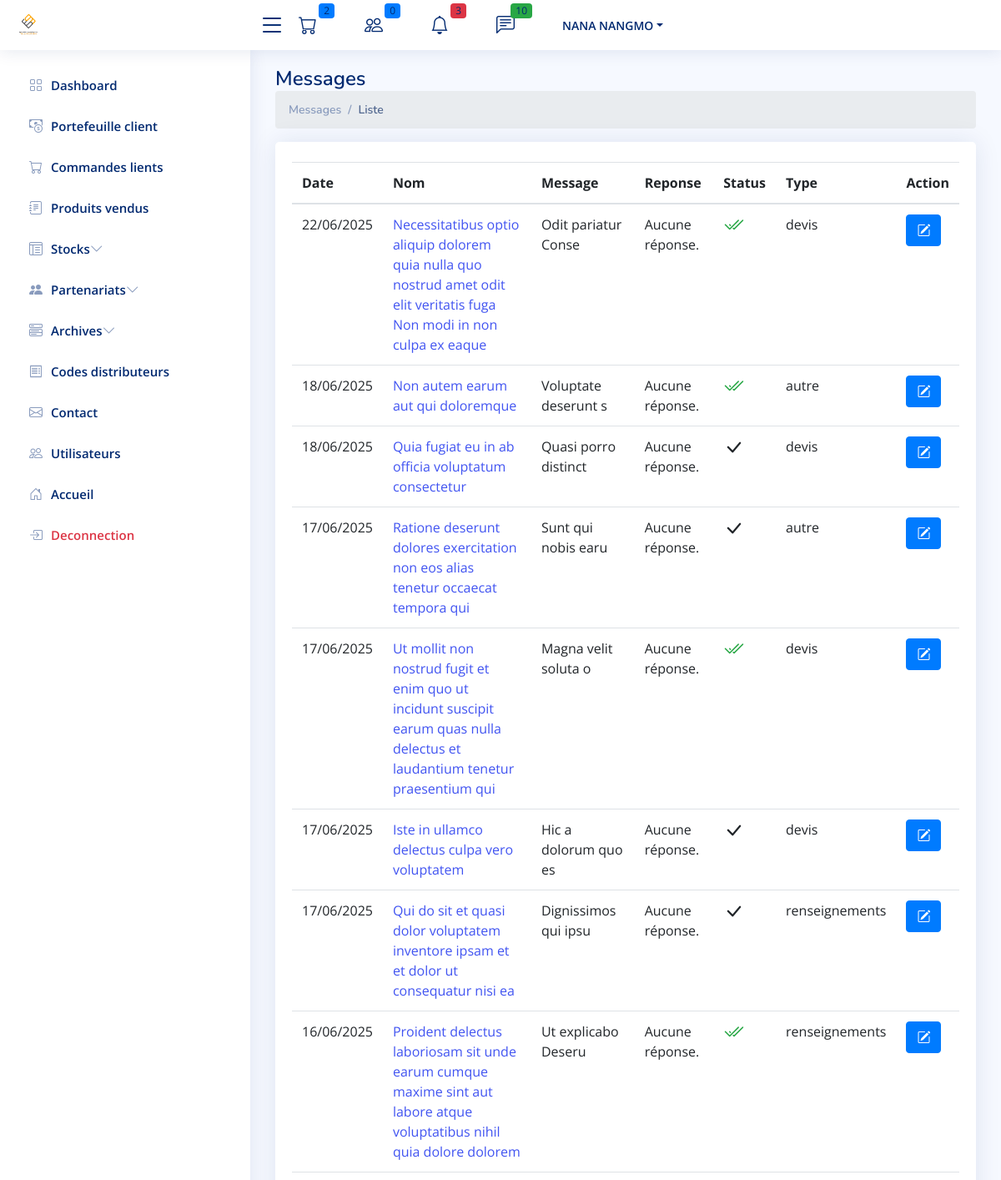
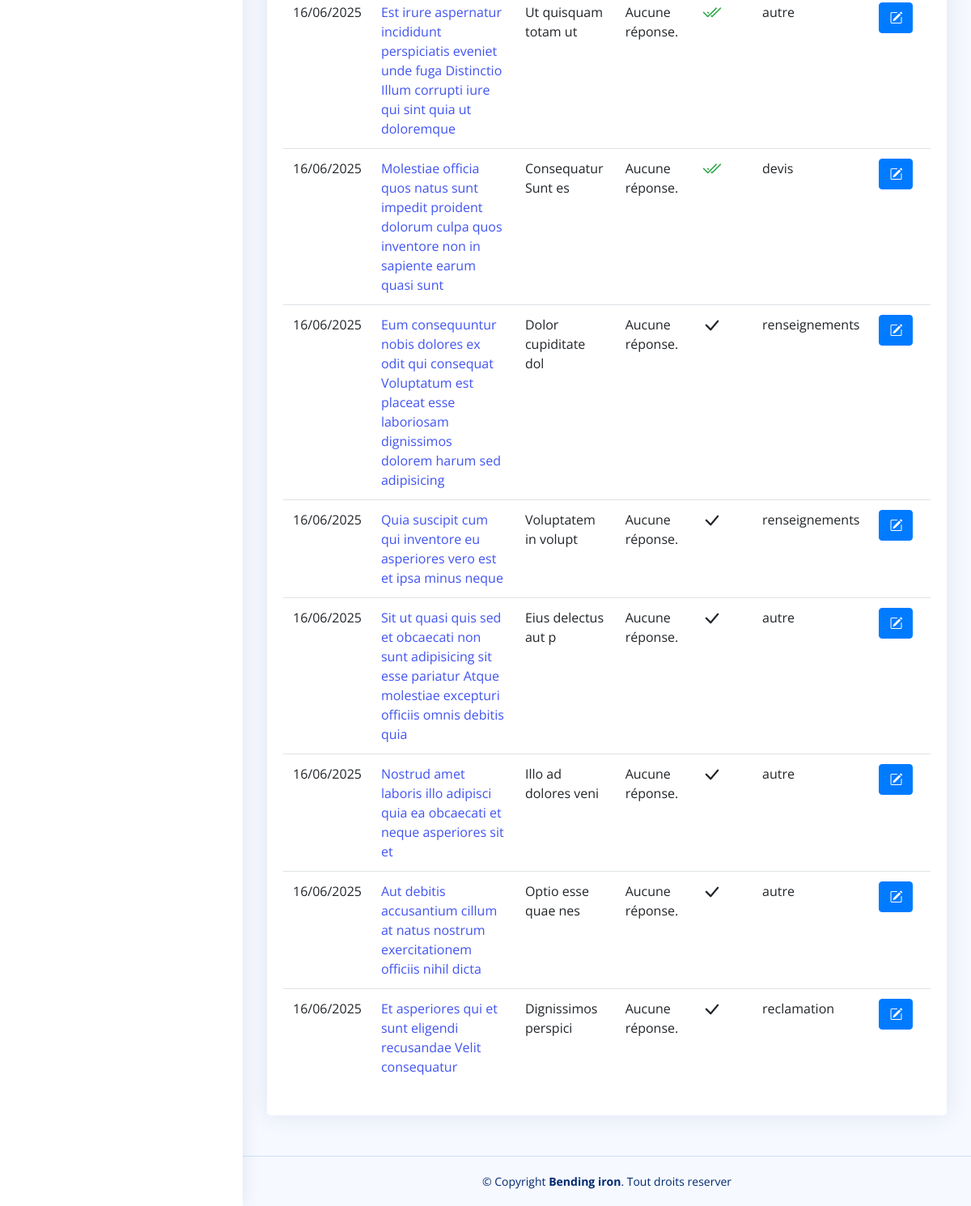
Page /cpanel/contact/ (signed in) on the earlier database version (2 pictures, top to bottom).
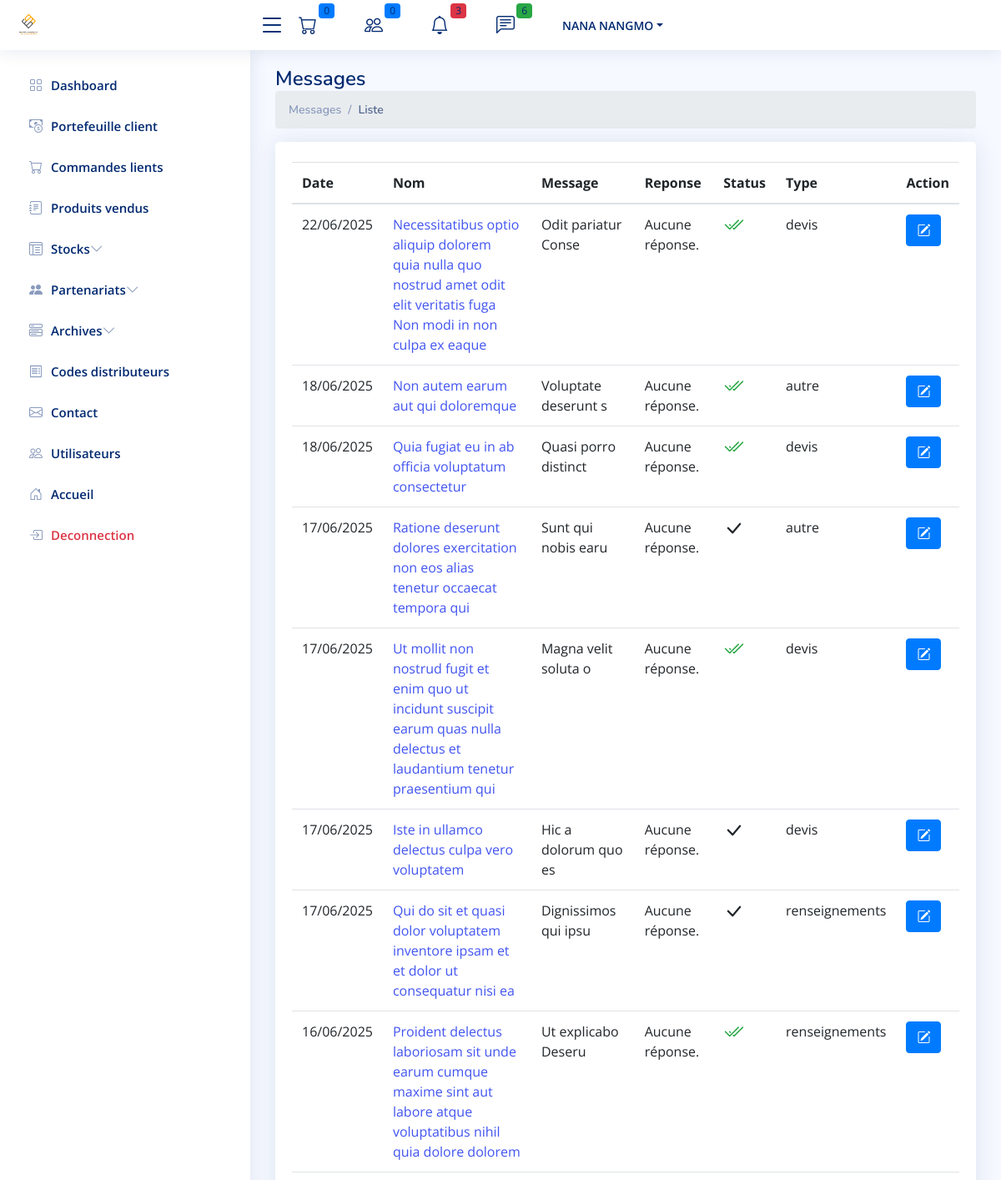
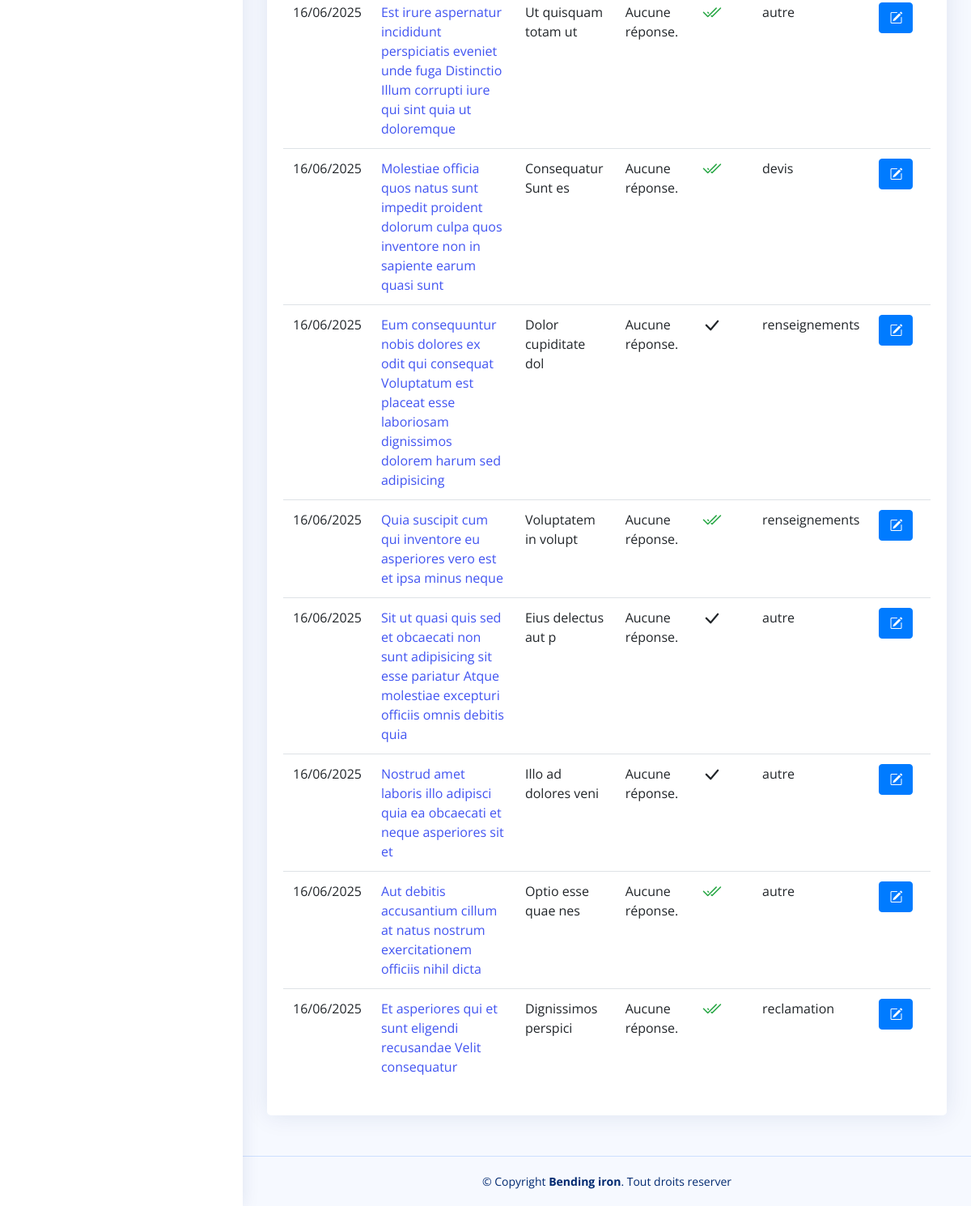
Same page on the later database version (2 pictures, top to bottom).
### auth_app/models.py (models this page shows, shortened)
class CustomUser(AbstractUser):
    phone_number = models.CharField(max_length=200)
    is_partenaire = models.BooleanField(default=0)
    groups = models.ManyToManyField(Group, related_name="customuser_set")
    user_permissions = models.ManyToManyField(Permission, related_name="customuser_set")
    email_verified = models.BooleanField(default=False)

### contact/models.py (models this page shows, shortened)
class Contact(models.Model):
    TYPE_CHOICES = [
        ('devis_assemblage', "Devis d'assemblage"),
        ('devis_assemblage_pose', "Devis d'assemblage + pose"),
        ('renseignements', "Renseignements"),
        ('autre', "Autre"),
    ]
    email=models.EmailField()
    nom=models.CharField(max_length=250)
    telephone = models.CharField(max_length=250)
    message = models.TextField()
    type = models.CharField(max_length=50, choices=TYPE_CHOICES)
    file = models.FileField(upload_to='contacts/files/', null=True, blank=True)
    file_response = models.FileField(upload_to='contacts/files/', null=True, blank=True)
    reponse = models.TextField(null=True, blank=True)
    is_read=models.IntegerField(default=0)
    created_at=models.DateTimeField(auto_now_add=True)
    updated_at=models.DateTimeField(auto_now=True)
    @staticmethod
    def get_unread_messages():
        return Contact.objects.filter(is_read=False).order_by('-created_at').all()

### admin_site/views.py (the view)
# urls.py: path('contact/', ListMessage.as_view(), name="contact.list"),
class ListMessage(AdminOrSuperAdminRequiredMixin,ListView):
    model=Contact
    context_object_name = 'messages'
    template_name = "contact/list.html"
    def get_queryset(self):
      return Contact.objects.order_by('-created_at')

### admin_site/views.py (called while the page is built)
    def dispatch(self, request, *args, **kwargs):
        if not (request.user.groups.filter(name='admin').exists() or request.user.groups.filter(name='superadmin').exists()):
            return HttpResponseForbidden("Vous n'avez pas accès à cette page.")
        return super().dispatch(request, *args, **kwargs)

### contact/context_processor.py (called while the page is built)
def unread_messages(request):
    pass
    unread_messages =Contact.get_unread_messages()
    return {
        'unread_messages_count': unread_messages.count(),
        'unread_messages': unread_messages,
    }

### fer/context_processors.py (called while the page is built)
def seuil_critique_count(request):
    seuil_count = sum(1 for fer in Fer.objects.all() if fer.sueil_atteint)
    return {
        'fer_seuil_critique_count': seuil_count
    }

### fer/models.py (called while the page is built)
    @property
    def longueur_totale(self):
        total = self.mouvement_set.annotate(
            total_longueur=ExpressionWrapper(F('longueur_m') * F('quantite'), output_field=DecimalField())
        ).aggregate(longueur_totale=Sum('total_longueur'))['longueur_totale']
        return total or 0

    @property
    def sueil_atteint(self):
       if self.longueur_totale < self.longueur_critique :
           return True
       else :
           return False

### partenaires/context_proccessor.py (called while the page is built)
def order_en_attente(request):
    nb_en_attente = 0
    commandes = ProjetOrder.objects.all()
    for commande in commandes:
        dernier_traiment = TraimentOrder.objects.filter(projet_order=commande).order_by('-created_at').first()
        if dernier_traiment and dernier_traiment.statut == 'en_attente':
            nb_en_attente += 1
    return {
        'nb_order_partenaire': nb_en_attente
    }

### produits/models.py (called while the page is built)
    @property
    def prix_utile(self):
        return self.prix/12000

### usesOrders/context_proccessor.py (called while the page is built)
def panier_count(request):
    if request.user.is_authenticated:
        panier = Cart.objects.filter(user=request.user).first()
        if panier :
            items=CartItem.objects.filter(cart_id=panier.id)
            total_articles = items.count()
            if total_articles :
                total_articles = items.count()
            else :
                total_articles = 0
        else:
         total_articles = 0
    else:
        total_articles = 0  # Si l'utilisateur n'est pas connecté, il n'y a pas de panier
    return {'panier_count': total_articles,}

### admin_site/templates/contact/list.html (shortened to what this page needs)
{% extends '../app.html' %}
{% block 'content' %}
{% load static %}
<main id="main" class="main">
  <div class="pagetitle">
    <h1>Messages</h1>
    <nav>
      <ol class="breadcrumb">
        <li class="breadcrumb-item"><a href="/">Messages</a></li>
        <li class="breadcrumb-item active">Liste</li>
      </ol>
    </nav>
  </div>
  <section class="section">
    <div class="row">
      <div class="col-lg-12">
        <div class="card">
          <div class="card-body">
              <br>
              <table class="table datatable">
                <thead>
                  <tr>
                    <th>Date</th>
                    <th>Nom</th>
                    <th>Message</th>
                    <th>Reponse</th>
                    <th>Status</th>
                    <th>Type</th>
                    <th>Action</th>
                  </tr>
                </thead>
                <tbody>
                  {% for message in messages %}
                  <tr>
                    <td>{{message.created_at|date:"d/m/Y"}}</td>
                    <td><a href="{% url 'contact.reponse' message.id %}">{{message.nom}}</a></td>
                    <td>{{message.message}}</td>
                    <td>
                      {% if message.response %}
                      {{ message.response }}
                      {% else %}
                      Aucune réponse.
                      {% endif %}
                    </td>
                    <td>
                      {% if message.is_read %}
                      <h4><i class="bi bi-check2-all text-success"></i></h4>
                      {%else%}
                      <h4><i class="bi bi-check-lg"></i></h4>
                      {%endif%}
                    </td>
                    <td>{{message.type}}</td>
                    <td class="">
                      <a href=" {% url 'contact.reponse' message.id %} " class='btn btn-primary'><i
                          class='bi bi-pencil-square'></i></a>
                    </td>
                  </tr>
                  {% endfor %}
                </tbody>
              </table>
          </div>
        </div>
      </div>
    </div>
  </section>
</main>
{%endblock%}

### admin_site/templates/app.html (shortened to what this page needs)
{% load static %}
<!DOCTYPE html>
<html lang="en">
<head>
  <link href="{% static 'admin/assets/vendor/bootstrap/css/bootstrap.min.css' %}" rel="stylesheet">
  <link href="{% static 'admin/assets/vendor/bootstrap-icons/bootstrap-icons.css' %}" rel="stylesheet">
  <link href="{% static 'admin/assets/vendor/boxicons/css/boxicons.min.css' %}" rel="stylesheet">
  <link href="{% static 'admin/assets/vendor/quill/quill.snow.css' %}" rel="stylesheet">
  <link href="{% static 'admin/assets/vendor/quill/quill.bubble.css'%}" rel="stylesheet">
  <link href="{% static 'admin/assets/vendor/remixicon/remixicon.css'%}" rel="stylesheet">
  <link href="{% static 'admin/assets/vendor/simple-datatables/style.css'%}" rel="stylesheet">
  <link href="{% static 'admin/assets/css/style.css' %}" rel="stylesheet">
</head>
<body>
    {% include 'includes/navbar.html' %}
    {% include 'includes/sidebar.html' %}
    {% block 'content' %}
    {% endblock  %}
    {% include 'includes/footer.html' %}
</body>
</html>

### admin_site/templates/includes/navbar.html (shortened to what this page needs)
{% load static %}
<header id="header" class="header fixed-top d-flex align-items-center">
    <div class="d-flex align-items-center justify-content-between">
        <a href="{% url 'font.index' %}" class="logo d-flex align-items-center">
            <img width="" src="{% static 'front/images/footer-img.png' %}" alt="DFMAC">
        </a>
        <i class="bi bi-list toggle-sidebar-btn"></i>
    </div>
    <nav class="header-nav ms-auto">
        <ul class="d-flex align-items-center">
            <li class="nav-item dropdown">
                <a class="nav-link nav-icon" href="#" data-bs-toggle="dropdown">
                    <i class="bi bi-cart"></i>
                    <span class="badge bg-primary badge-number">{{nb_order}}</span>
                </a>
            </li>
            <li class="nav-item dropdown">
                <a class="nav-link nav-icon" href="#" data-bs-toggle="dropdown">
                    <i class="bi bi-people"></i>
                    <span class="badge bg-primary badge-number">{{nb_order_partenaire}}</span>
                </a>
            </li>
            <li class="nav-item dropdown">
                <a class="nav-link nav-icon" href="#" data-bs-toggle="dropdown">
                    <i class="bi bi-bell"></i>
                    <span class="badge bg-danger badge-number">{{ fer_seuil_critique_count }}</span>
                </a>
            </li>
            <li class="nav-item dropdown">
                <a class="nav-link nav-icon" href="#" data-bs-toggle="dropdown">
                    <i class="bi bi-chat-left-text"></i>
                    <span class="badge bg-success badge-number">{{ unread_messages_count }}</span>
                </a>
            </li>
            <li class="nav-item dropdown pe-3">
                {% if user.is_authenticated %}
                <a class="nav-link nav-profile d-flex align-items-center pe-0" href="#" data-bs-toggle="dropdown">
                    <span class="d-none d-md-block dropdown-toggle ps-2">{{user.last_name}}</span>
                </a>
                {%endif%}
            </li>
        </ul>
    </nav>
</header>

### admin_site/templates/includes/sidebar.html (shortened to what this page needs)
<aside id="sidebar" class="sidebar">
  <ul class="sidebar-nav" id="sidebar-nav">
    <li class="nav-item">
      <a class="nav-link collapsed" href="{% url 'admin.index' %}">
        <i class="bi bi-grid"></i>
        <span>Dashboard</span>
      </a>
    </li>
    <li class="nav-item">
      <a class="nav-link collapsed" href="{% url 'portefeuille-client' %}">
        <i class="bi bi-cash-coin"></i>
        <span>Portefeuille client</span>
      </a>
    </li>
    <li class="nav-item">
      <a class="nav-link collapsed" href="{% url 'order.list' %}">
        <i class="bi bi-cart"></i>
        <span>Commandes lients</span>
      </a>
    </li>
   <li class="nav-item">
      <a class="nav-link collapsed" href="{% url 'admin.stock.list' %}">
        <i class="bi bi-journal-text"></i>
        <span>Produits vendus</span>
      </a>
    </li>
    <li class="nav-item">
      <a class="nav-link collapsed" data-bs-target="#tables-nav" data-bs-toggle="collapse" href="#">
        <i class="bi bi-layout-text-window-reverse"></i><span>Stocks</span><i class="bi bi-chevron-down ms-auto"></i>
      </a>
    </li>
    <li class="nav-item">
      <a class="nav-link collapsed" data-bs-target="#icons-nav" data-bs-toggle="collapse" href="#">
        <i class="bi bi-people-fill"></i><span>Partenariats</span><i class="bi bi-chevron-down ms-auto"></i>
      </a>
    </li>
    <li class="nav-item">
      <a class="nav-link collapsed" data-bs-target="#components-nav" data-bs-toggle="collapse" href="#">
        <i class="bi bi-menu-button-wide"></i><span>Archives</span><i class="bi bi-chevron-down ms-auto"></i>
      </a>
    </li>
    <li class="nav-item">
      <a class="nav-link collapsed" href="{% url 'code.revendeur' %}">
        <i class="bi bi-receipt"></i>
        <span>Codes distributeurs</span>
      </a>
    </li>
    <li class="nav-item">
      <a class="nav-link collapsed" href="{% url 'contact.list' %}">
        <i class="bi bi-envelope"></i>
        <span>Contact</span>
      </a>
    </li>
    {% if user.is_superuser %}
    <li class="nav-item">
      <a class="nav-link collapsed" href="{% url 'user.list' %}">
        <i class="bi bi-people"></i>
        <span>Utilisateurs</span>
      </a>
    </li>
    {%endif%}
    <li class="nav-item">
      <a class="nav-link collapsed" href="{% url 'font.index' %}">
        <i class="bi bi-house-door"></i>
        <span>Accueil</span>
      </a>
    </li>
    <li class="nav-item">
      <a class="nav-link collapsed text-danger" href="{% url 'logout' %}">
        <i class="bi bi-box-arrow-in-right"></i>
        <span>Deconnection</span>
      </a>
    </li>
  </ul>
</aside>

### admin_site/templates/includes/footer.html (shortened to what this page needs)
<footer id="footer" class="footer">
    <div class="copyright">
        &copy; Copyright <strong><span>Bending iron</span></strong>. Tout droits reserver
    </div>
</footer>

### staticfiles/admin/assets/css/style.css (style rules this page uses)
:root { scroll-behavior: smooth; }
body { font-family: "Open Sans", sans-serif; background: #f6f9ff; color: #444444; }
a { color: #4154f1; text-decoration: none; }
h1, h2, h3, h4, h5, h6 { font-family: "Nunito", sans-serif; }
#main { margin-top: 60px; padding: 20px 30px; transition: all 0.3s; }
.pagetitle { margin-bottom: 10px; }
.pagetitle h1 { font-size: 24px; margin-bottom: 0; font-weight: 600; color: #012970; }
.card { margin-bottom: 30px; border: none; border-radius: 5px; box-shadow: 0px 0 30px rgba(1, 41, 112, 0.1); }
.card-body { padding: 0 20px 20px 20px; }
.breadcrumb { font-size: 14px; font-family: "Nunito", sans-serif; color: #899bbd; font-weight: 600; }
.breadcrumb a { color: #899bbd; transition: 0.3s; }
.breadcrumb .breadcrumb-item::before { color: #899bbd; }
.breadcrumb .active { color: #51678f; font-weight: 600; }
.logo { line-height: 1; }
@media (min-width: 1200px) { .logo { width: 280px; } }
.logo img { max-height: 26px; margin-right: 6px; }
.header { transition: all 0.5s; z-index: 997; height: 60px; box-shadow: 0px 2px 20px rgba(1, 41, 112, 0.1); background-color: #fff; padding-left: 20px; }
.header .toggle-sidebar-btn { font-size: 32px; padding-left: 10px; cursor: pointer; color: #012970; }
.header-nav ul { list-style: none; }
.header-nav>ul { margin: 0; padding: 0; }
.header-nav .nav-icon { font-size: 22px; color: #012970; margin-right: 25px; position: relative; }
.header-nav .nav-profile { color: #012970; }
.header-nav .nav-profile span { font-size: 14px; font-weight: 600; }
.header-nav .badge-number { position: absolute; inset: -2px -5px auto auto; font-weight: normal; font-size: 12px; padding: 3px 6px; }
.sidebar { position: fixed; top: 60px; left: 0; bottom: 0; width: 300px; z-index: 996; transition: all 0.3s; padding: 20px; overflow-y: auto; scrollbar-width: thin; scrollbar-color: #aab7cf transparent; box-shadow: 0px 0px 20px rgba(1, 41, 112, 0.1); background-color: #fff; }
@media (min-width: 1200px) { #main, #footer { margin-left: 300px; } }
.sidebar-nav { padding: 0; margin: 0; list-style: none; }
.sidebar-nav li { padding: 0; margin: 0; list-style: none; }
.sidebar-nav .nav-item { margin-bottom: 5px; }
.sidebar-nav .nav-link { display: flex; align-items: center; font-size: 15px; font-weight: 600; color: #4154f1; transition: 0.3; background: #f6f9ff; padding: 10px 15px; border-radius: 4px; }
.sidebar-nav .nav-link i { font-size: 16px; margin-right: 10px; color: #4154f1; }
.sidebar-nav .nav-link.collapsed { color: #012970; background: #fff; }
.sidebar-nav .nav-link.collapsed i { color: #899bbd; }
.sidebar-nav .nav-link .bi-chevron-down { margin-right: 0; transition: transform 0.2s ease-in-out; }
.footer { padding: 20px 0; font-size: 14px; transition: all 0.3s; border-top: 1px solid #cddfff; }
.footer .copyright { text-align: center; color: #012970; }

Differences in the rows shown:
changed Contact "Quia fugiat eu in ab officia voluptatum consectetur": is_read 0 → 1 (drawn)
changed Contact "Quia suscipit cum qui inventore eu asperiores vero est et ipsa minus neque": is_read 0 → 1 (drawn)
changed Contact "Optio esse quae nes": is_read 0 → 1 (drawn)
changed Contact "Et asperiores qui et sunt eligendi recusandae Velit consequatur": is_read 0 → 1 (drawn)
Other differences:
{{ nb_order }}: "2" → "0"
{{ unread_messages_count }}: "10" → "6"
